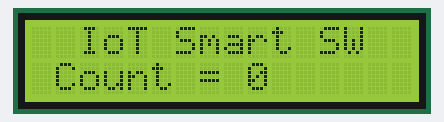
Bench run of a sketch on a simulated Arduino Uno, built with avr-gcc and run on an emulated ATmega328P. Shown: 16×2 character LCD.

Above: at 0.13 s.
At 5.06 s:
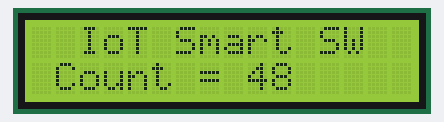
At 10.0 s:
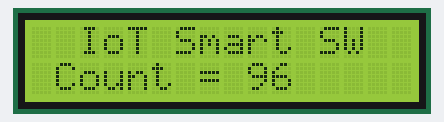
At 19.96 s:
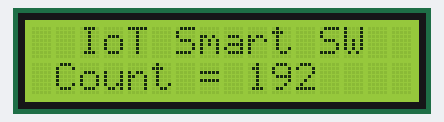
At 29.92 s:
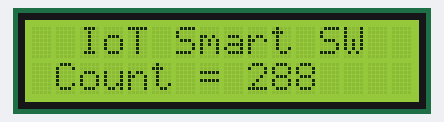
At 39.88 s:
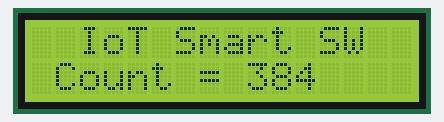

The sketch:

LCD_CURSOR.ino
```cpp
#include <LiquidCrystal_I2C.h>

LiquidCrystal_I2C lcd(0x27, 16, 2);

long Count = 0;

void setup( ){
lcd.init( );
lcd.backlight( );
lcd.setCursor(2,0);
lcd.print("IoT Smart SW");
lcd.setCursor(0,1);
lcd.print(" Count = ");
Serial.begin(9600);
}

void loop( ){
  lcd.setCursor(9, 1);
  lcd.print(Count);
  delay(100);
  if (++Count>999999)
    Count=0;
}
```
